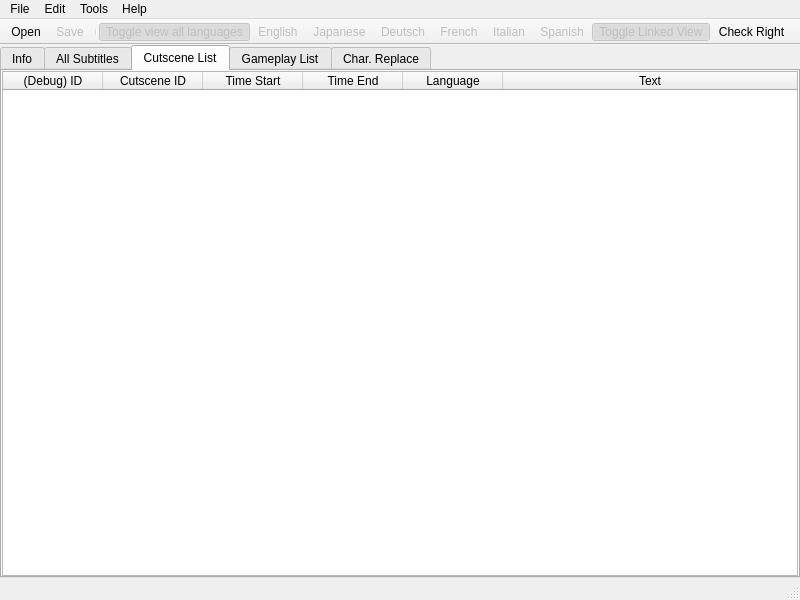
<?xml version="1.0" encoding="UTF-8"?>
<ui version="4.0">
 <class>ujlui</class>
 <widget class="QMainWindow" name="ujlui">
  <property name="geometry">
   <rect>
    <x>0</x>
    <y>0</y>
    <width>800</width>
    <height>600</height>
   </rect>
  </property>
  <property name="windowTitle">
   <string>UJLSDE</string>
  </property>
  <widget class="QWidget" name="centralwidget">
   <layout class="QHBoxLayout" name="horizontalLayout">
    <property name="spacing">
     <number>0</number>
    </property>
    <property name="leftMargin">
     <number>0</number>
    </property>
    <property name="topMargin">
     <number>0</number>
    </property>
    <property name="rightMargin">
     <number>0</number>
    </property>
    <property name="bottomMargin">
     <number>0</number>
    </property>
    <item>
     <widget class="QTabWidget" name="tabWidget">
      <property name="sizePolicy">
       <sizepolicy hsizetype="Expanding" vsizetype="Expanding">
        <horstretch>1</horstretch>
        <verstretch>1</verstretch>
       </sizepolicy>
      </property>
      <property name="currentIndex">
       <number>2</number>
      </property>
      <property name="movable">
       <bool>false</bool>
      </property>
      <widget class="QWidget" name="infoTab">
       <attribute name="title">
        <string>Info</string>
       </attribute>
       <layout class="QHBoxLayout" name="horizontalLayout_4">
        <item>
         <widget class="QTextEdit" name="infoDeb">
          <property name="font">
           <font>
            <pointsize>12</pointsize>
           </font>
          </property>
          <property name="readOnly">
           <bool>true</bool>
          </property>
         </widget>
        </item>
       </layout>
      </widget>
      <widget class="QWidget" name="allTab">
       <attribute name="title">
        <string>All Subtitles</string>
       </attribute>
       <attribute name="toolTip">
        <string>Tab with every loaded subtitle</string>
       </attribute>
       <layout class="QHBoxLayout" name="horizontalLayout_2">
        <property name="spacing">
         <number>0</number>
        </property>
        <property name="leftMargin">
         <number>0</number>
        </property>
        <property name="topMargin">
         <number>0</number>
        </property>
        <property name="rightMargin">
         <number>0</number>
        </property>
        <property name="bottomMargin">
         <number>0</number>
        </property>
        <item>
         <widget class="QTableWidget" name="aListWidget">
          <property name="selectionMode">
           <enum>QAbstractItemView::SingleSelection</enum>
          </property>
          <attribute name="horizontalHeaderStretchLastSection">
           <bool>true</bool>
          </attribute>
          <attribute name="verticalHeaderStretchLastSection">
           <bool>false</bool>
          </attribute>
          <column>
           <property name="text">
            <string>Position</string>
           </property>
          </column>
          <column>
           <property name="text">
            <string>Text</string>
           </property>
          </column>
         </widget>
        </item>
       </layout>
      </widget>
      <widget class="QWidget" name="cutsceneTab">
       <attribute name="title">
        <string>Cutscene List</string>
       </attribute>
       <layout class="QHBoxLayout" name="horizontalLayout_6">
        <property name="spacing">
         <number>0</number>
        </property>
        <property name="leftMargin">
         <number>0</number>
        </property>
        <property name="topMargin">
         <number>0</number>
        </property>
        <property name="rightMargin">
         <number>0</number>
        </property>
        <property name="bottomMargin">
         <number>0</number>
        </property>
        <item>
         <widget class="QTableWidget" name="cListWidget">
          <property name="selectionMode">
           <enum>QAbstractItemView::SingleSelection</enum>
          </property>
          <attribute name="horizontalHeaderStretchLastSection">
           <bool>true</bool>
          </attribute>
          <column>
           <property name="text">
            <string>(Debug) ID</string>
           </property>
          </column>
          <column>
           <property name="text">
            <string>Cutscene ID</string>
           </property>
          </column>
          <column>
           <property name="text">
            <string>Time Start</string>
           </property>
          </column>
          <column>
           <property name="text">
            <string>Time End</string>
           </property>
          </column>
          <column>
           <property name="text">
            <string>Language</string>
           </property>
          </column>
          <column>
           <property name="text">
            <string>Text</string>
           </property>
          </column>
         </widget>
        </item>
       </layout>
      </widget>
      <widget class="QWidget" name="gameplayTab">
       <attribute name="title">
        <string>Gameplay List</string>
       </attribute>
       <layout class="QHBoxLayout" name="horizontalLayout_5">
        <property name="spacing">
         <number>0</number>
        </property>
        <property name="leftMargin">
         <number>0</number>
        </property>
        <property name="topMargin">
         <number>0</number>
        </property>
        <property name="rightMargin">
         <number>0</number>
        </property>
        <property name="bottomMargin">
         <number>0</number>
        </property>
        <item>
         <widget class="QTableWidget" name="gListWidget">
          <property name="selectionMode">
           <enum>QAbstractItemView::SingleSelection</enum>
          </property>
          <attribute name="horizontalHeaderStretchLastSection">
           <bool>true</bool>
          </attribute>
          <column>
           <property name="text">
            <string>(Debug) ID</string>
           </property>
          </column>
          <column>
           <property name="text">
            <string>Gameplay ID</string>
           </property>
          </column>
          <column>
           <property name="text">
            <string>Language</string>
           </property>
          </column>
          <column>
           <property name="text">
            <string>Owner</string>
           </property>
          </column>
          <column>
           <property name="text">
            <string>Time</string>
           </property>
          </column>
          <column>
           <property name="text">
            <string>Text</string>
           </property>
          </column>
         </widget>
        </item>
       </layout>
      </widget>
      <widget class="QWidget" name="repTab">
       <attribute name="title">
        <string>Char. Replace</string>
       </attribute>
       <layout class="QVBoxLayout" name="verticalLayout">
        <item>
         <widget class="QTableWidget" name="rListWidget">
          <property name="selectionMode">
           <enum>QAbstractItemView::SingleSelection</enum>
          </property>
          <attribute name="horizontalHeaderCascadingSectionResizes">
           <bool>false</bool>
          </attribute>
          <attribute name="horizontalHeaderDefaultSectionSize">
           <number>250</number>
          </attribute>
          <attribute name="horizontalHeaderStretchLastSection">
           <bool>true</bool>
          </attribute>
          <column>
           <property name="text">
            <string>Original Character</string>
           </property>
          </column>
          <column>
           <property name="text">
            <string>Replacement</string>
           </property>
          </column>
         </widget>
        </item>
        <item>
         <layout class="QHBoxLayout" name="buttonsLayout">
          <property name="topMargin">
           <number>0</number>
          </property>
          <item>
           <widget class="QPushButton" name="addRepButton">
            <property name="text">
             <string>Add</string>
            </property>
           </widget>
          </item>
          <item>
           <widget class="QPushButton" name="removeRepButton">
            <property name="text">
             <string>Remove</string>
            </property>
           </widget>
          </item>
         </layout>
        </item>
       </layout>
      </widget>
     </widget>
    </item>
   </layout>
  </widget>
  <widget class="QMenuBar" name="menubar">
   <property name="geometry">
    <rect>
     <x>0</x>
     <y>0</y>
     <width>800</width>
     <height>22</height>
    </rect>
   </property>
   <widget class="QMenu" name="menuFile">
    <property name="title">
     <string>File</string>
    </property>
    <addaction name="actionOpen"/>
    <addaction name="actionSave"/>
    <addaction name="separator"/>
    <addaction name="actionImportP"/>
    <addaction name="actionExportP"/>
    <addaction name="separator"/>
    <addaction name="actionImportR"/>
    <addaction name="actionExportR"/>
    <addaction name="separator"/>
   </widget>
   <widget class="QMenu" name="menuEdit">
    <property name="title">
     <string>Edit</string>
    </property>
    <addaction name="actionFind"/>
    <addaction name="actionHideBlank"/>
   </widget>
   <widget class="QMenu" name="menuTools">
    <property name="title">
     <string>Tools</string>
    </property>
    <addaction name="actionLink"/>
    <addaction name="actionPreview"/>
   </widget>
   <widget class="QMenu" name="menuHelp">
    <property name="title">
     <string>Help</string>
    </property>
    <addaction name="actionAbout"/>
   </widget>
   <addaction name="menuFile"/>
   <addaction name="menuEdit"/>
   <addaction name="menuTools"/>
   <addaction name="menuHelp"/>
  </widget>
  <widget class="QStatusBar" name="statusbar"/>
  <widget class="QToolBar" name="toolBar">
   <property name="maximumSize">
    <size>
     <width>16777215</width>
     <height>26</height>
    </size>
   </property>
   <property name="windowTitle">
    <string>toolBar</string>
   </property>
   <property name="movable">
    <bool>false</bool>
   </property>
   <attribute name="toolBarArea">
    <enum>TopToolBarArea</enum>
   </attribute>
   <attribute name="toolBarBreak">
    <bool>false</bool>
   </attribute>
   <addaction name="actionOpen"/>
   <addaction name="actionSave"/>
   <addaction name="separator"/>
   <addaction name="setAll"/>
   <addaction name="setEn"/>
   <addaction name="setJp"/>
   <addaction name="setDe"/>
   <addaction name="setFr"/>
   <addaction name="setIt"/>
   <addaction name="setSp"/>
   <addaction name="actionHideLink"/>
   <addaction name="actionCheckRight"/>
  </widget>
  <action name="actionOpen">
   <property name="icon">
    <iconset resource="resources.qrc">
     <normaloff>:/menuIcons/osOpenOLM</normaloff>
     <normalon>../../../Downloads/64x64/Open.png</normalon>:/menuIcons/osOpenOLM</iconset>
   </property>
   <property name="text">
    <string>Open</string>
   </property>
   <property name="toolTip">
    <string>Open</string>
   </property>
   <property name="shortcut">
    <string>Ctrl+O</string>
   </property>
  </action>
  <action name="actionSave">
   <property name="enabled">
    <bool>false</bool>
   </property>
   <property name="icon">
    <iconset resource="resources.qrc">
     <normaloff>:/menuIcons/osSaveOLM</normaloff>
     <normalon>../../../Downloads/64x64/Save.png</normalon>:/menuIcons/osSaveOLM</iconset>
   </property>
   <property name="text">
    <string>Save</string>
   </property>
   <property name="shortcut">
    <string>Ctrl+S</string>
   </property>
  </action>
  <action name="setEn">
   <property name="checkable">
    <bool>true</bool>
   </property>
   <property name="enabled">
    <bool>false</bool>
   </property>
   <property name="icon">
    <iconset resource="resources.qrc">
     <normaloff>:/tableIcons/language/icLangEn</normaloff>:/tableIcons/language/icLangEn</iconset>
   </property>
   <property name="text">
    <string>English</string>
   </property>
   <property name="toolTip">
    <string>Sets view to English</string>
   </property>
  </action>
  <action name="setJp">
   <property name="checkable">
    <bool>true</bool>
   </property>
   <property name="enabled">
    <bool>false</bool>
   </property>
   <property name="icon">
    <iconset resource="resources.qrc">
     <normaloff>:/tableIcons/language/icLangJp</normaloff>:/tableIcons/language/icLangJp</iconset>
   </property>
   <property name="text">
    <string>Japanese</string>
   </property>
   <property name="toolTip">
    <string>Sets view to Japanese</string>
   </property>
  </action>
  <action name="setDe">
   <property name="checkable">
    <bool>true</bool>
   </property>
   <property name="enabled">
    <bool>false</bool>
   </property>
   <property name="icon">
    <iconset resource="resources.qrc">
     <normaloff>:/tableIcons/language/icLangGr</normaloff>:/tableIcons/language/icLangGr</iconset>
   </property>
   <property name="text">
    <string>Deutsch</string>
   </property>
   <property name="toolTip">
    <string>Sets view to German</string>
   </property>
  </action>
  <action name="setFr">
   <property name="checkable">
    <bool>true</bool>
   </property>
   <property name="enabled">
    <bool>false</bool>
   </property>
   <property name="icon">
    <iconset resource="resources.qrc">
     <normaloff>:/tableIcons/language/icLangFr</normaloff>:/tableIcons/language/icLangFr</iconset>
   </property>
   <property name="text">
    <string>French</string>
   </property>
   <property name="toolTip">
    <string>Sets view to French</string>
   </property>
  </action>
  <action name="setIt">
   <property name="checkable">
    <bool>true</bool>
   </property>
   <property name="enabled">
    <bool>false</bool>
   </property>
   <property name="icon">
    <iconset resource="resources.qrc">
     <normaloff>:/tableIcons/language/icLangIt</normaloff>:/tableIcons/language/icLangIt</iconset>
   </property>
   <property name="text">
    <string>Italian</string>
   </property>
   <property name="toolTip">
    <string>Sets view to Italian</string>
   </property>
  </action>
  <action name="setSp">
   <property name="checkable">
    <bool>true</bool>
   </property>
   <property name="enabled">
    <bool>false</bool>
   </property>
   <property name="icon">
    <iconset resource="resources.qrc">
     <normaloff>:/tableIcons/language/icLangEs</normaloff>:/tableIcons/language/icLangEs</iconset>
   </property>
   <property name="text">
    <string>Spanish</string>
   </property>
   <property name="toolTip">
    <string>Sets view to Spanish</string>
   </property>
  </action>
  <action name="setAll">
   <property name="checkable">
    <bool>true</bool>
   </property>
   <property name="checked">
    <bool>true</bool>
   </property>
   <property name="enabled">
    <bool>false</bool>
   </property>
   <property name="icon">
    <iconset theme="edit-select-all" resource="resources.qrc">
     <normaloff>:/menuIcons/flViewAll</normaloff>:/menuIcons/flViewAll</iconset>
   </property>
   <property name="text">
    <string>Toggle view all languages</string>
   </property>
   <property name="toolTip">
    <string>View all languages</string>
   </property>
  </action>
  <action name="actiondebUpdTables">
   <property name="text">
    <string>(Debug) Refresh Subtitles List</string>
   </property>
   <property name="toolTip">
    <string>Update screen lists</string>
   </property>
  </action>
  <action name="actionLink">
   <property name="icon">
    <iconset resource="resources.qrc">
     <normaloff>:/menuIcons/fnLink</normaloff>:/menuIcons/fnLink</iconset>
   </property>
   <property name="text">
    <string>Link subtitle</string>
   </property>
  </action>
  <action name="actionPreview">
   <property name="icon">
    <iconset resource="resources.qrc">
     <normaloff>:/menuIcons/fpPreview</normaloff>:/menuIcons/fpPreview</iconset>
   </property>
   <property name="text">
    <string>Preview</string>
   </property>
   <property name="visible">
    <bool>false</bool>
   </property>
  </action>
  <action name="actionAbout">
   <property name="icon">
    <iconset resource="resources.qrc">
     <normaloff>:/menuIcons/fpAbout</normaloff>:/menuIcons/fpAbout</iconset>
   </property>
   <property name="text">
    <string>About UJLSDE</string>
   </property>
   <property name="toolTip">
    <string>About UJLSDE</string>
   </property>
  </action>
  <action name="actionExit">
   <property name="text">
    <string>Exit</string>
   </property>
  </action>
  <action name="actionHideLink">
   <property name="checkable">
    <bool>true</bool>
   </property>
   <property name="checked">
    <bool>true</bool>
   </property>
   <property name="enabled">
    <bool>false</bool>
   </property>
   <property name="icon">
    <iconset resource="resources.qrc">
     <normaloff>:/menuIcons/flViewLink</normaloff>:/menuIcons/flViewLink</iconset>
   </property>
   <property name="text">
    <string>Toggle Linked View</string>
   </property>
   <property name="toolTip">
    <string>View linked subtitles</string>
   </property>
  </action>
  <action name="actionFind">
   <property name="icon">
    <iconset resource="resources.qrc">
     <normaloff>:/menuIcons/fnSearch</normaloff>:/menuIcons/fnSearch</iconset>
   </property>
   <property name="text">
    <string>Find</string>
   </property>
   <property name="toolTip">
    <string>Find a subtitle</string>
   </property>
   <property name="shortcut">
    <string>Ctrl+F</string>
   </property>
  </action>
  <action name="actionImportP">
   <property name="text">
    <string>Import Project</string>
   </property>
  </action>
  <action name="actionExportP">
   <property name="text">
    <string>Export Project</string>
   </property>
  </action>
  <action name="actionImportR">
   <property name="text">
    <string>Import Char. Replace</string>
   </property>
  </action>
  <action name="actionExportR">
   <property name="text">
    <string>Export Char. Replace</string>
   </property>
  </action>
  <action name="actionCheckRight">
   <property name="icon">
    <iconset resource="resources.qrc">
     <normaloff>:/tableIcons/icParappa</normaloff>:/tableIcons/icParappa</iconset>
   </property>
   <property name="text">
    <string>Check Right</string>
   </property>
   <property name="menuRole">
    <enum>QAction::NoRole</enum>
   </property>
  </action>
  <action name="actionHideBlank">
   <property name="checkable">
    <bool>true</bool>
   </property>
   <property name="checked">
    <bool>true</bool>
   </property>
   <property name="text">
    <string>Hide blank subtitles</string>
   </property>
  </action>
 </widget>
 <resources>
  <include location="resources.qrc"/>
 </resources>
 <connections/>
</ui>
